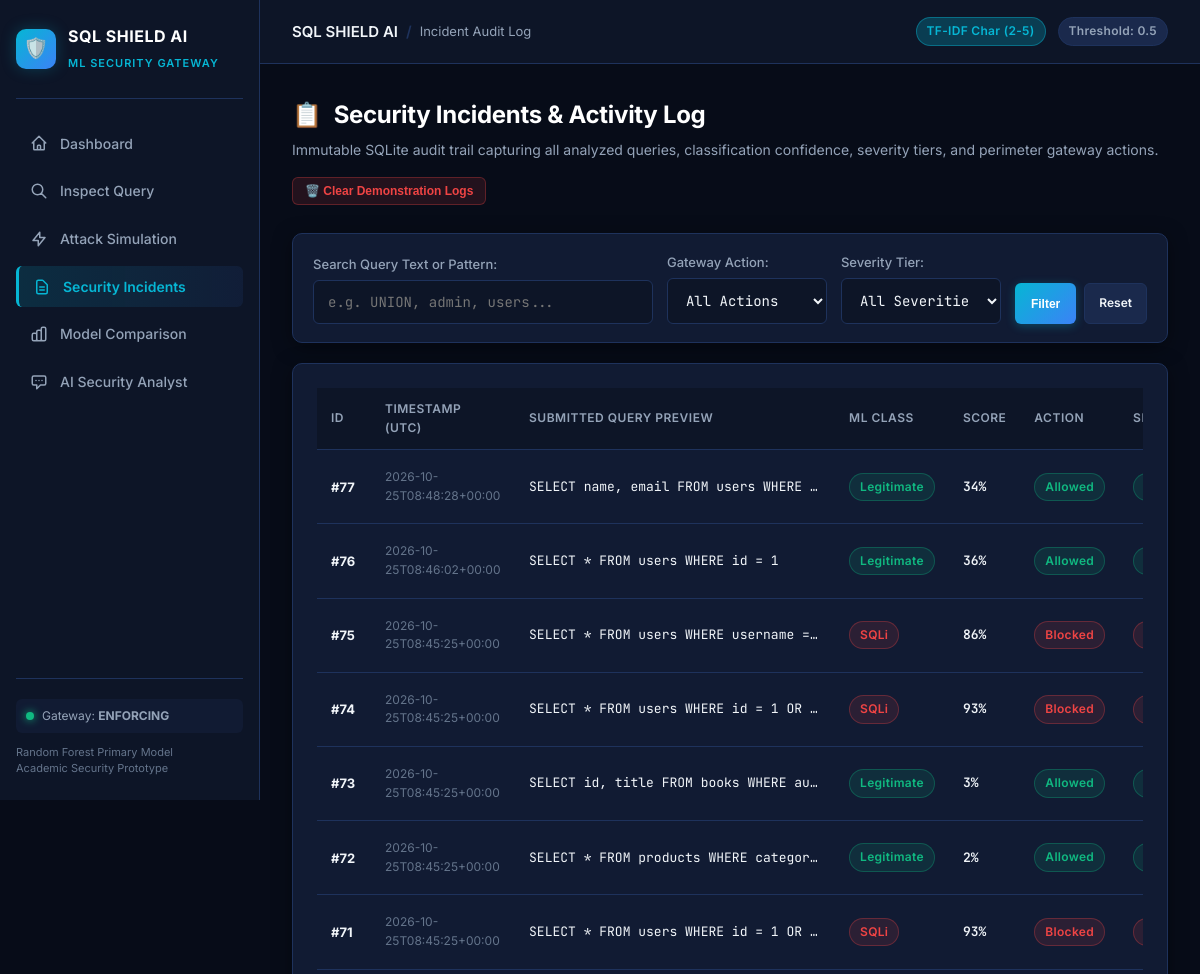
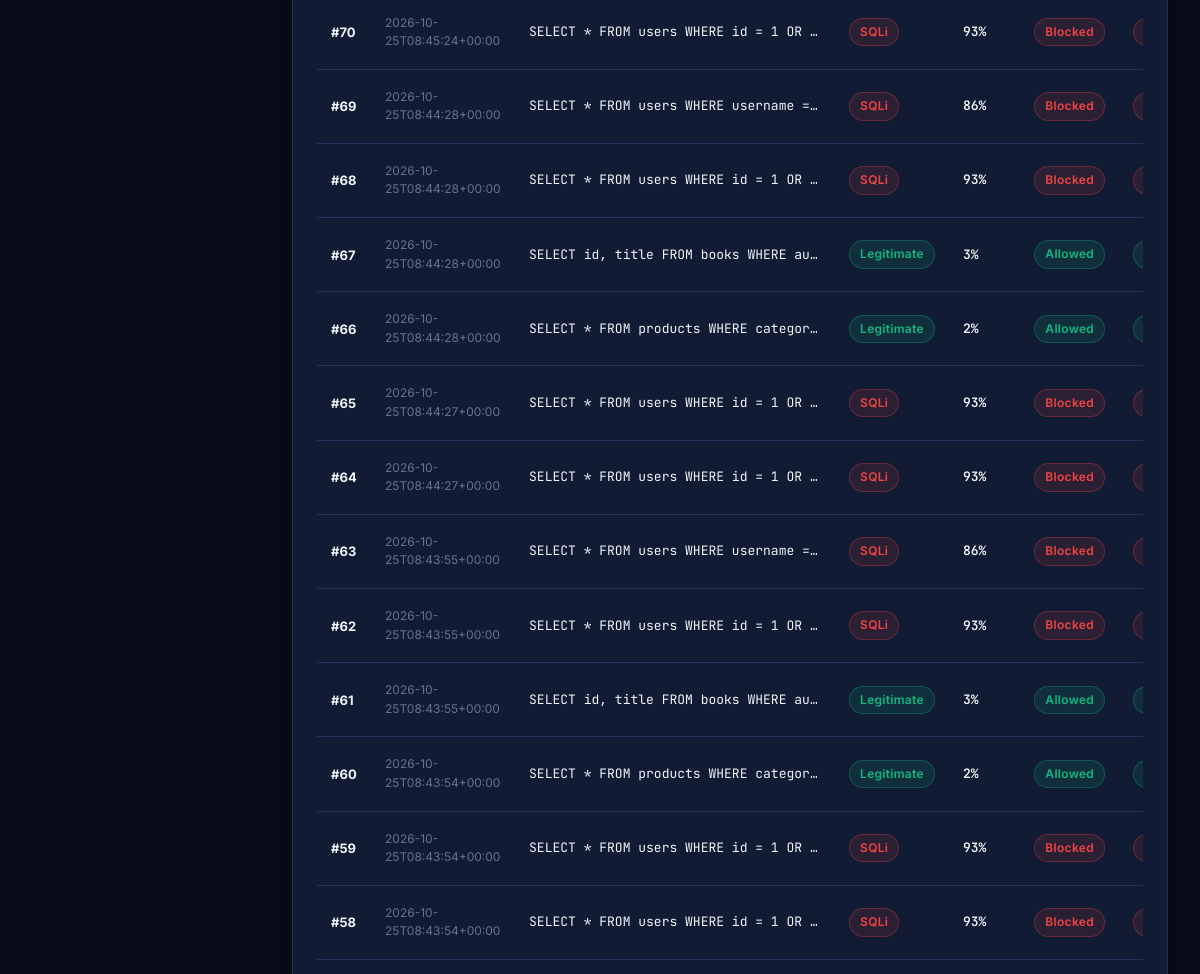
Page /incidents (upper part) on the earlier database version (2 pictures, top to bottom).
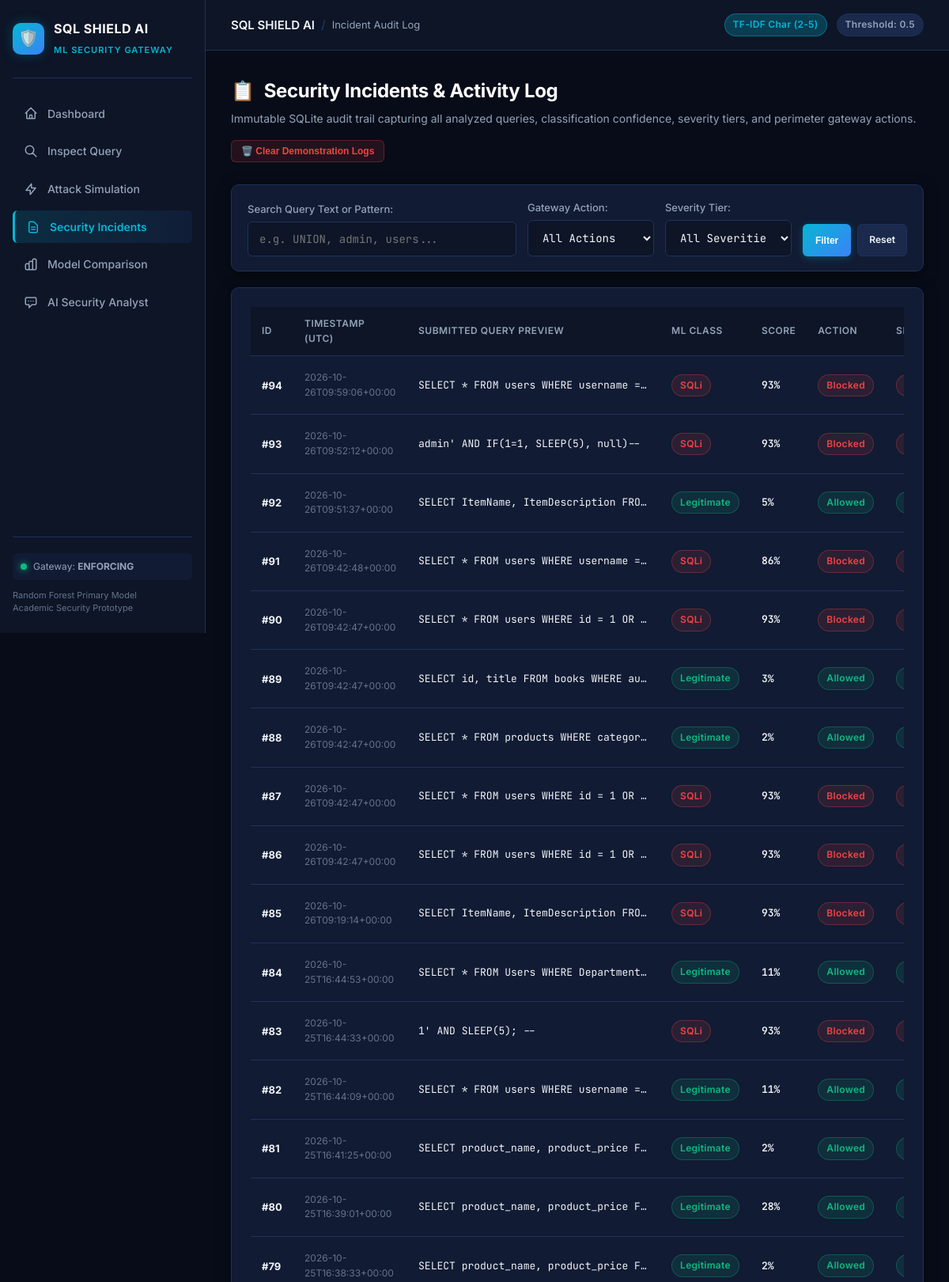
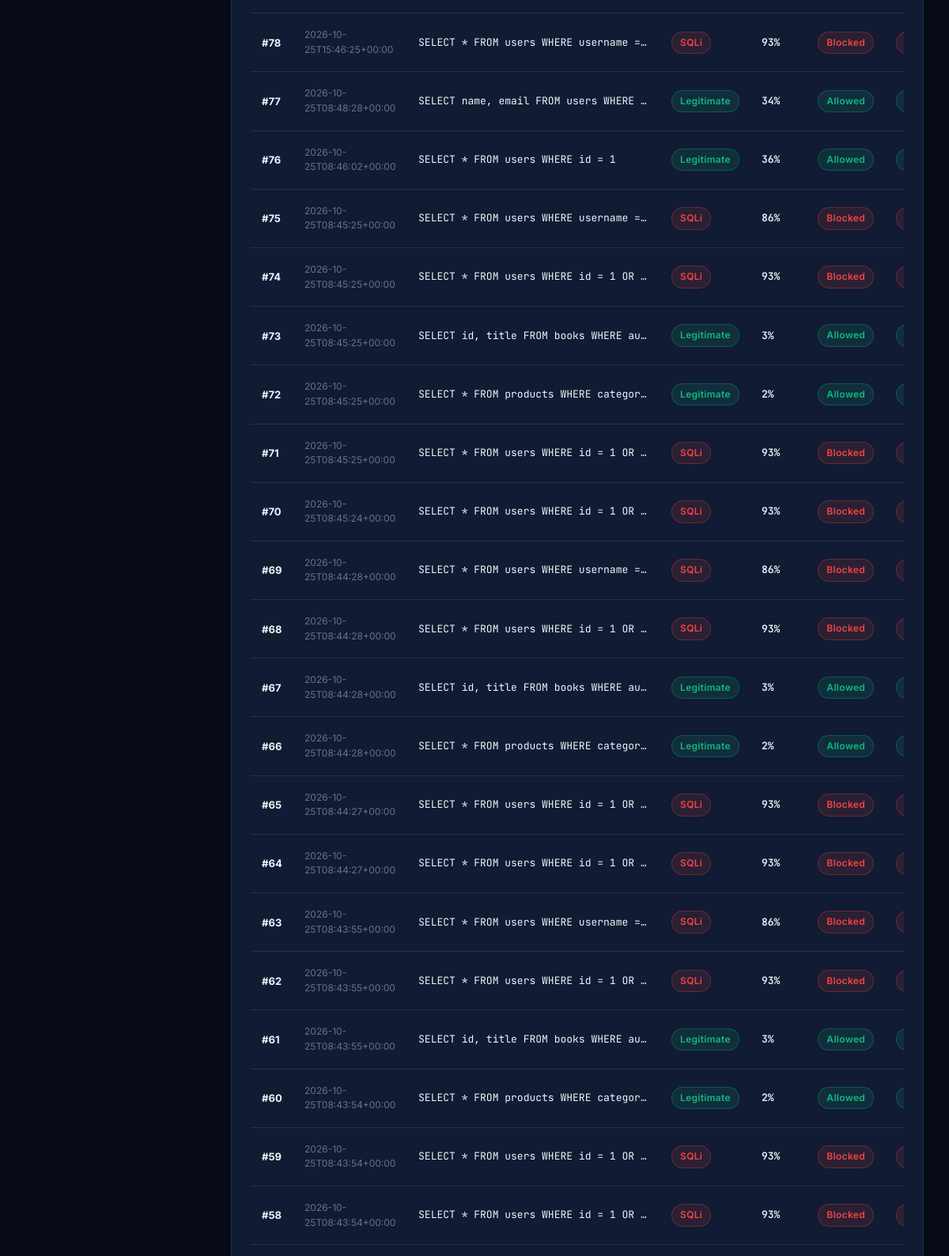
Same page on the later database version (2 pictures, top to bottom).
### tables this page shows
CREATE TABLE incidents (
    id INTEGER PRIMARY KEY AUTOINCREMENT,
    timestamp TEXT NOT NULL,
    submitted_input TEXT NOT NULL,
    predicted_class TEXT NOT NULL,
    model_used TEXT NOT NULL,
    score REAL,
    action_taken TEXT NOT NULL,
    severity TEXT NOT NULL,
    explanation TEXT,
    mitigation TEXT
);

### app.py (the view)
@app.get("/incidents")
def incidents_page():
    action = request.args.get("action")
    severity = request.args.get("severity")
    search = request.args.get("search")
    incidents_list = list_incidents(limit=150, action=action, severity=severity, search=search)
    stats = get_stats()
    return render_template(
        "incidents.html",
        active="incidents",
        incidents=incidents_list,
        stats=stats,
        current_action=action or "",
        current_severity=severity or "",
        current_search=search or "",
        config=config,
    )

### database/db.py (called while the page is built)
def get_connection():
    conn = sqlite3.connect(DB_PATH)
    conn.row_factory = sqlite3.Row
    return conn

def list_incidents(limit=100, action=None, severity=None, search=None):
    query = "SELECT * FROM incidents WHERE 1=1"
    params = []
    if action:
        query += " AND action_taken = ?"
        params.append(action)
    if severity:
        query += " AND severity = ?"
        params.append(severity)
    if search:
        query += " AND (submitted_input LIKE ? OR explanation LIKE ?)"
        wildcard = f"%{search}%"
        params.extend([wildcard, wildcard])
    query += " ORDER BY id DESC LIMIT ?"
    params.append(int(limit))
    with get_connection() as conn:
        rows = conn.execute(query, params).fetchall()
        return [dict(r) for r in rows]

### templates/incidents.html (shortened to what this page needs)
{% extends "base.html" %}
{% block breadcrumb %}Incident Audit Log{% endblock %}
{% block content %}
<div class="page-header" style="display:flex; justify-content:space-between; align-items:flex-end; flex-wrap:wrap; gap:16px;">
  <div>
    <h1 class="page-title">
      <span>📋</span> Security Incidents & Activity Log
    </h1>
    <p class="page-subtitle">
      Immutable SQLite audit trail capturing all analyzed queries, classification confidence, severity tiers, and perimeter gateway actions.
    </p>
  </div>
  <div style="display:flex; gap:10px;">
    <button class="btn btn-danger btn-sm" onclick="openModal('clear-logs-modal')">
      🗑️ Clear Demonstration Logs
    </button>
  </div>
</div>
<div class="card" style="margin-bottom: 20px; padding: 18px 20px;">
  <form method="GET" action="/incidents" style="display:flex; gap:14px; flex-wrap:wrap; align-items:flex-end;">
    <div style="flex:1; min-width:240px;">
      <label class="form-label" style="margin-bottom:6px;">Search Query Text or Pattern:</label>
      <input type="text" name="search" class="form-control" placeholder="e.g. UNION, admin, users..." value="{{ current_search }}">
    </div>
    <div style="width:160px;">
      <label class="form-label" style="margin-bottom:6px;">Gateway Action:</label>
      <select name="action" class="form-control">
        <option value="" {{ 'selected' if not current_action else '' }}>All Actions</option>
      </select>
    </div>
    <div style="width:160px;">
      <label class="form-label" style="margin-bottom:6px;">Severity Tier:</label>
      <select name="severity" class="form-control">
        <option value="" {{ 'selected' if not current_severity else '' }}>All Severities</option>
      </select>
    </div>
    <div style="display:flex; gap:8px;">
      <button type="submit" class="btn btn-primary btn-sm" style="padding:10px 16px;">Filter</button>
      <a href="/incidents" class="btn btn-secondary btn-sm" style="padding:10px 14px;">Reset</a>
    </div>
  </form>
</div>
<div class="card">
  {% if incidents %}
  <div class="table-responsive">
    <table class="data-table">
      <thead>
        <tr>
          <th>ID</th>
          <th>Timestamp (UTC)</th>
          <th>Submitted Query Preview</th>
          <th>ML Class</th>
          <th>Score</th>
          <th>Action</th>
          <th>Severity</th>
        </tr>
      </thead>
      <tbody>
        {% for inc in incidents %}
        <tr>
          <td style="font-weight: 700;">#{{ inc.id }}</td>
          <td style="color:var(--text-muted); font-size:12px;">{{ inc.timestamp }}</td>
          <td class="code-cell" title="{{ inc.submitted_input }}">{{ inc.submitted_input }}</td>
          <td>
            <span class="badge {{ 'badge-block' if inc.predicted_class == 'SQLi' else 'badge-allow' }}">
              {{ inc.predicted_class }}
            </span>
          </td>
          <td style="font-family:var(--font-mono); font-weight:600;">
            {{ (inc.score * 100)|round|int }}%
          </td>
          <td>
            <span class="badge {{ 'badge-block' if inc.action_taken == 'Blocked' else 'badge-allow' }}">
              {{ inc.action_taken }}
            </span>
          </td>
          <td>
            <span class="badge {{ 'badge-block' if inc.severity == 'High' else ('badge-warn' if inc.severity == 'Medium' else 'badge-allow') }}">
            </span>
          </td>
        </tr>
        {% endfor %}
      </tbody>
    </table>
  </div>
  {% endif %}
</div>
{% endblock %}

### templates/base.html (shortened to what this page needs)
<!DOCTYPE html>
<html lang="en">
<head>
  <link rel="stylesheet" href="{{ url_for('static', filename='css/style.css') }}">
</head>
<body>
  <div class="app-container">
    <aside class="sidebar">
      <a href="/" class="brand">
        <div class="brand-icon">🛡️</div>
        <div class="brand-info">
          <h1>SQL SHIELD AI</h1>
          <span>ML Security Gateway</span>
        </div>
      </a>
      <ul class="nav-menu">
        <li>
          <a href="/" class="nav-link {{ 'active' if active == 'dashboard' else '' }}">
            <svg fill="none" stroke="currentColor" viewBox="0 0 24 24"><path stroke-linecap="round" stroke-linejoin="round" d="M3 12l2-2m0 0l7-7 7 7M5 10v10a1 1 0 001 1h3m10-11l2 2m-2-2v10a1 1 0 01-1 1h-3m-6 0a1 1 0 001-1v-4a1 1 0 011-1h2a1 1 0 011 1v4a1 1 0 001 1m-6 0h6"/></svg>
            Dashboard
          </a>
        </li>
        <li>
          <a href="/detect" class="nav-link {{ 'active' if active == 'detect' else '' }}">
            <svg fill="none" stroke="currentColor" viewBox="0 0 24 24"><path stroke-linecap="round" stroke-linejoin="round" d="M21 21l-6-6m2-5a7 7 0 11-14 0 7 7 0 0114 0z"/></svg>
            Inspect Query
          </a>
        </li>
        <li>
          <a href="/simulation" class="nav-link {{ 'active' if active == 'simulation' else '' }}">
            <svg fill="none" stroke="currentColor" viewBox="0 0 24 24"><path stroke-linecap="round" stroke-linejoin="round" d="M13 10V3L4 14h7v7l9-11h-7z"/></svg>
            Attack Simulation
          </a>
        </li>
        <li>
          <a href="/incidents" class="nav-link {{ 'active' if active == 'incidents' else '' }}">
            <svg fill="none" stroke="currentColor" viewBox="0 0 24 24"><path stroke-linecap="round" stroke-linejoin="round" d="M9 12h6m-6 4h6m2 5H7a2 2 0 01-2-2V5a2 2 0 012-2h5.586a1 1 0 01.707.293l5.414 5.414a1 1 0 01.293.707V19a2 2 0 01-2 2z"/></svg>
            Security Incidents
          </a>
        </li>
        <li>
          <a href="/model-comparison" class="nav-link {{ 'active' if active == 'models' else '' }}">
            <svg fill="none" stroke="currentColor" viewBox="0 0 24 24"><path stroke-linecap="round" stroke-linejoin="round" d="M9 19v-6a2 2 0 00-2-2H5a2 2 0 00-2 2v6a2 2 0 002 2h2a2 2 0 002-2zm0 0V9a2 2 0 012-2h2a2 2 0 012 2v10m-6 0a2 2 0 002 2h2a2 2 0 002-2m0 0V5a2 2 0 012-2h2a2 2 0 012 2v14a2 2 0 01-2 2h-2a2 2 0 01-2-2z"/></svg>
            Model Comparison
          </a>
        </li>
        <li>
          <a href="/analyst" class="nav-link {{ 'active' if active == 'analyst' else '' }}">
            <svg fill="none" stroke="currentColor" viewBox="0 0 24 24"><path stroke-linecap="round" stroke-linejoin="round" d="M8 10h.01M12 10h.01M16 10h.01M9 16H5a2 2 0 01-2-2V6a2 2 0 012-2h14a2 2 0 012 2v8a2 2 0 01-2 2h-5l-5 5v-5z"/></svg>
            AI Security Analyst
          </a>
        </li>
      </ul>
      <div class="sidebar-footer">
        <div class="status-indicator">
          <span class="status-dot"></span>
          <span>Gateway: <strong>ENFORCING</strong></span>
        </div>
        <p style="color:var(--text-muted);font-size:11px;line-height:1.4;">
          Random Forest Primary Model<br>
          Academic Security Prototype
        </p>
      </div>
    </aside>
    <div class="main-wrapper">
      <header class="topbar">
        <div class="topbar-title">
          <span>SQL SHIELD AI</span>
          <span style="color:var(--border-color);">/</span>
          <span style="color:var(--text-secondary);font-size:13px;font-weight:400;">
            {% block breadcrumb %}Defense Console{% endblock %}
          </span>
        </div>
        <div class="topbar-badges">
          <span class="badge badge-cyan">TF-IDF Char (2-5)</span>
          <span class="badge badge-neutral">Threshold: {{ config.DEFAULT_THRESHOLD }}</span>
        </div>
      </header>
      <main class="content-container">
        {% block content %}{% endblock %}
      </main>
    </div>
  </div>
</body>
</html>

Differences in the rows shown:
added incidents: id "94", timestamp "2026-10-26T09:59:06+00:00", submitted_input "SELECT * FROM users WHERE username =…", predicted_class "SQLi", (inc.score*100)|round|int "93", action_taken "Blocked"
added incidents: id "93", timestamp "2026-10-26T09:52:12+00:00", submitted_input "admin' AND IF(1=1, SLEEP(5), null)--", predicted_class "SQLi", (inc.score*100)|round|int "93", action_taken "Blocked"
added incidents: id "92", timestamp "2026-10-26T09:51:37+00:00", submitted_input "SELECT ItemName, ItemDescription FRO…", predicted_class "Legitimate", (inc.score*100)|round|int "5", action_taken "Allowed", severity "Low" (drawn)
added incidents: id "91", timestamp "2026-10-26T09:42:48+00:00", submitted_input "SELECT * FROM users WHERE username =…", predicted_class "SQLi", (inc.score*100)|round|int "86", action_taken "Blocked"
added incidents: id "90", timestamp "2026-10-26T09:42:47+00:00", submitted_input "SELECT * FROM users WHERE id = 1 OR…", predicted_class "SQLi", (inc.score*100)|round|int "93", action_taken "Blocked"
added incidents: id "89", timestamp "2026-10-26T09:42:47+00:00", submitted_input "SELECT id, title FROM books WHERE au…", predicted_class "Legitimate", (inc.score*100)|round|int "3", action_taken "Allowed", severity "Low" (drawn)
added incidents: id "88", timestamp "2026-10-26T09:42:47+00:00", submitted_input "SELECT * FROM products WHERE categor…", predicted_class "Legitimate", (inc.score*100)|round|int "2", action_taken "Allowed", severity "Low" (drawn)
added incidents: id "87", timestamp "2026-10-26T09:42:47+00:00", submitted_input "SELECT * FROM users WHERE id = 1 OR…", predicted_class "SQLi", (inc.score*100)|round|int "93", action_taken "Blocked"
added incidents: id "86", timestamp "2026-10-26T09:42:47+00:00", submitted_input "SELECT * FROM users WHERE id = 1 OR…", predicted_class "SQLi", (inc.score*100)|round|int "93", action_taken "Blocked"
added incidents: id "85", timestamp "2026-10-26T09:19:14+00:00", submitted_input "SELECT ItemName, ItemDescription FRO…", predicted_class "SQLi", (inc.score*100)|round|int "93", action_taken "Blocked"
added incidents: id "84", timestamp "2026-10-25T16:44:53+00:00", submitted_input "SELECT * FROM Users WHERE Department…", predicted_class "Legitimate", (inc.score*100)|round|int "11", action_taken "Allowed", severity "Low" (drawn)
added incidents: id "83", timestamp "2026-10-25T16:44:33+00:00", submitted_input "1' AND SLEEP(5); --", predicted_class "SQLi", (inc.score*100)|round|int "93", action_taken "Blocked"
added incidents: id "82", timestamp "2026-10-25T16:44:09+00:00", submitted_input "SELECT * FROM users WHERE username =…", predicted_class "Legitimate", (inc.score*100)|round|int "11", action_taken "Allowed", severity "Low" (drawn)
added incidents: id "81", timestamp "2026-10-25T16:41:25+00:00", submitted_input "SELECT product_name, product_price F…", predicted_class "Legitimate", (inc.score*100)|round|int "2", action_taken "Allowed", severity "Low" (drawn)
added incidents: id "80", timestamp "2026-10-25T16:39:01+00:00", submitted_input "SELECT product_name, product_price F…", predicted_class "Legitimate", (inc.score*100)|round|int "28", action_taken "Allowed", severity "Low" (drawn)
added incidents: id "79", timestamp "2026-10-25T16:38:33+00:00", submitted_input "SELECT product_name, product_price F…", predicted_class "Legitimate", (inc.score*100)|round|int "2", action_taken "Allowed", severity "Low" (drawn)
added incidents: id "78", timestamp "2026-10-25T15:46:25+00:00", submitted_input "SELECT * FROM users WHERE username =…", predicted_class "SQLi", (inc.score*100)|round|int "93", action_taken "Blocked"
